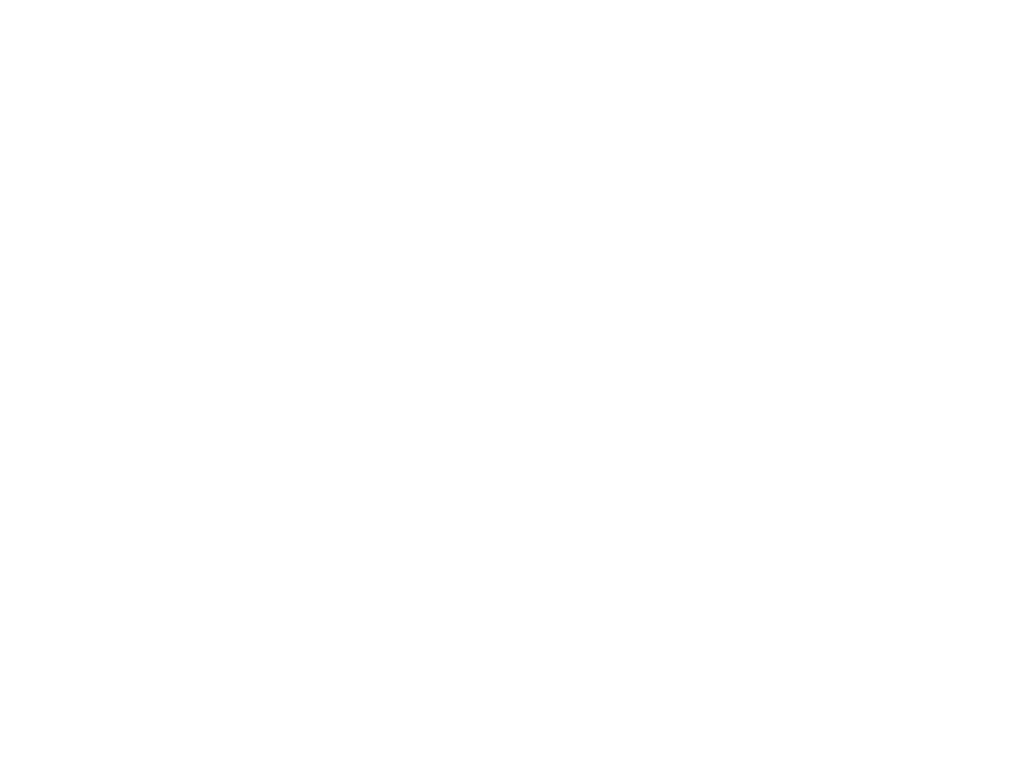
Frame 1 (no input)
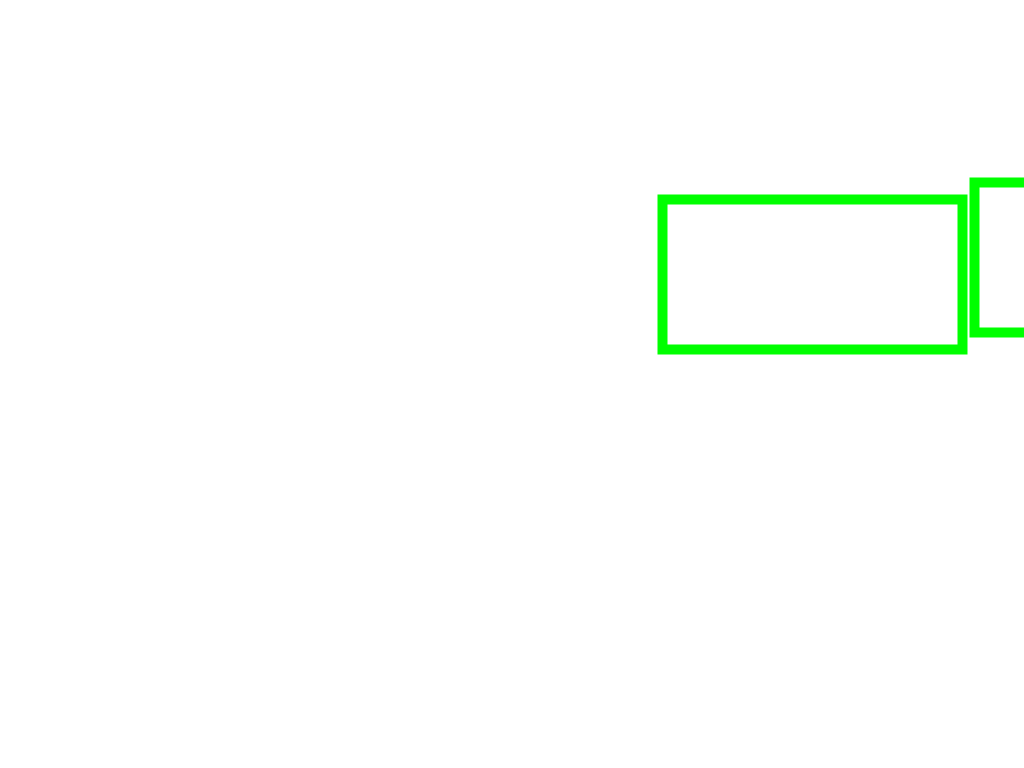
Frame 60 (the mouse pressed at the canvas centre just before this capture)
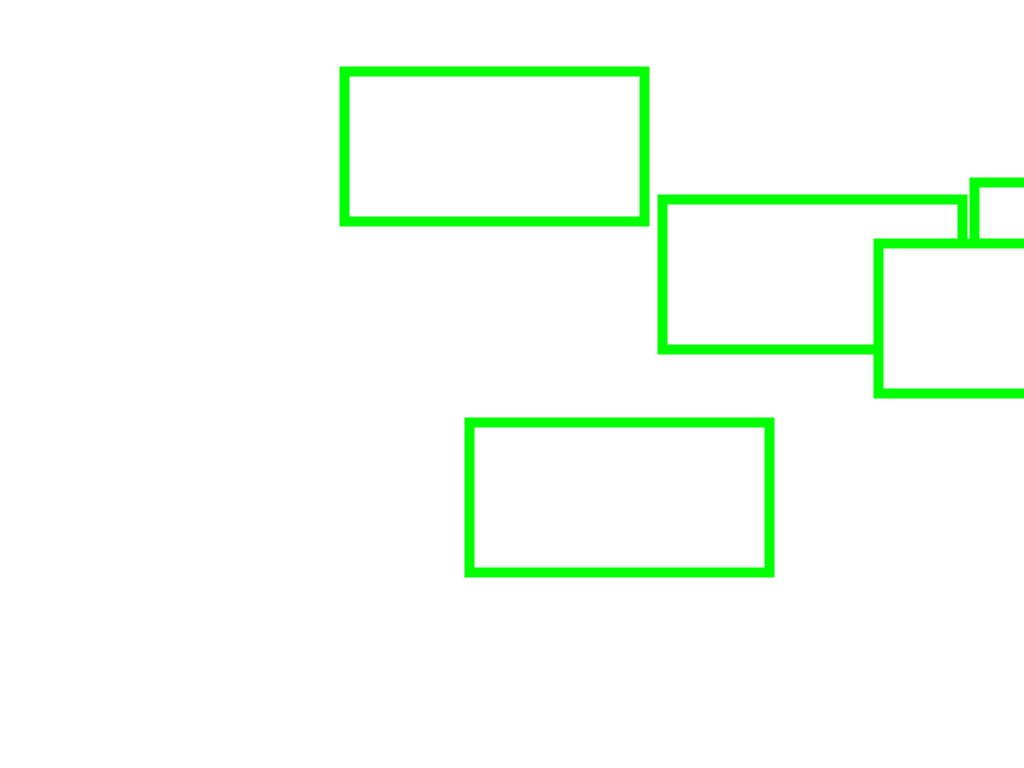
Frame 120 (the mouse held since frame 60 and released just before this capture)

The Processing sketch that drew these frames (run headless with seeded random() and noise(); from frame 60 on, the mouse is pressed at the canvas centre):

// Processing sketch: function_2
// ── function_2.pde
int rectangleCount = 0;
int maxRectangles = 10;
int lastTime = 0;

void setup(){
    size(1024, 768);
    background(255, 255, 255);
}

void draw(){
    if(rectangleCount < maxRectangles && millis() - lastTime >= 400){
        rectang();
        rectangleCount++;
        lastTime = millis();
    }
}

void rectang(){
    stroke(0, 255, 0);
    strokeWeight(10);
    rect(random(width), random(height), 300, 150);
}
